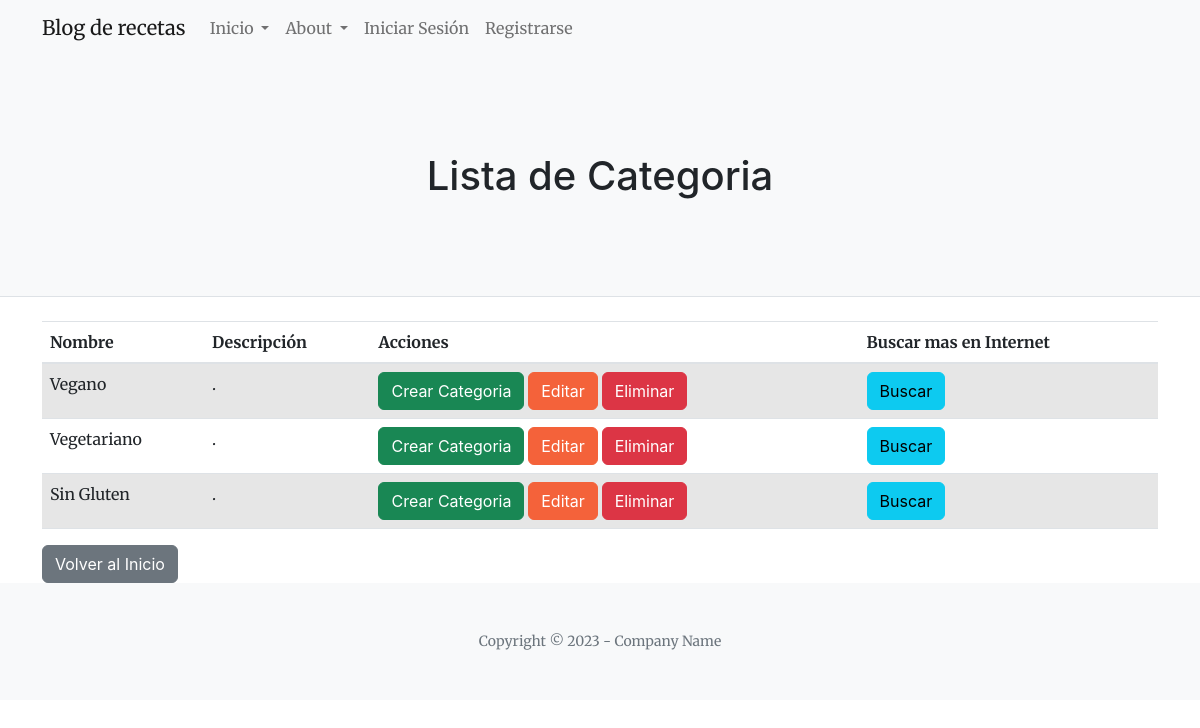
/App/categorias/, run on the app's committed database.
### App/models.py (models this page shows, shortened)
class Categoria(models.Model):
    nombre = models.CharField(max_length=100, unique=True)
    descripcion = models.TextField()

### App/views.py (the view)
# urls.py: path('categorias/', views.lista_categorias, name='lista_categorias'),
def lista_categorias(request):
    categorias = Categoria.objects.all()
    return render(request, 'Aplicacion/categorias_lista.html', {'categorias': categorias})

### App/templates/Aplicacion/categorias_lista.html
{% extends "Aplicacion/padre.html" %}
{% load static %}
{% block contenidoquecambiar %}
    <header class="py-5 bg-light border-bottom mb-4">
        <div class="container">
            <div class="text-center my-5">
                <h1>Lista de Categoria</h1>
            </div>
        </div>
    </header>
    <div class="container">
        <table class="table table-striped">
            <thead>
                <tr>
                    <th>Nombre</th>
                    <th>Descripción</th>
                    <th>Acciones</th>
                    <th>Buscar mas en Internet</th>
                </tr>
            </thead>
            <tbody>
                {% for categoria in categorias %}
                    <tr>
                        <td>{{ categoria.nombre }}</td>
                        <td>{{ categoria.descripcion }}</td>
                        <td>
                            <a href="{% url 'crear_categoria' %}" class="btn btn-success">Crear Categoria</a>
                            <a href="{% url 'editar_categoria' categoria.nombre %}" class="btn btn-primary">Editar</a>
                            <a href="{% url 'eliminar_categoria' categoria.nombre %}" class="btn btn-danger">Eliminar</a>
                        </td>
                        <td>
                            <a href="https://www.google.com/search?q={{ categoria.nombre }}+información" class="btn btn-info" target="_blank">Buscar</a>
                        </td>
                    </tr>
                {% endfor %}
            </tbody>
        </table>
        <a href="{% url 'Inicio' %}" class="btn btn-secondary">Volver al Inicio</a>
    </div>
{% endblock %}

### data on the page
Categoria: nombre "Vegano", descripcion "."
Categoria: nombre "Vegetariano", descripcion "."
Categoria: nombre "Sin Gluten", descripcion "."
